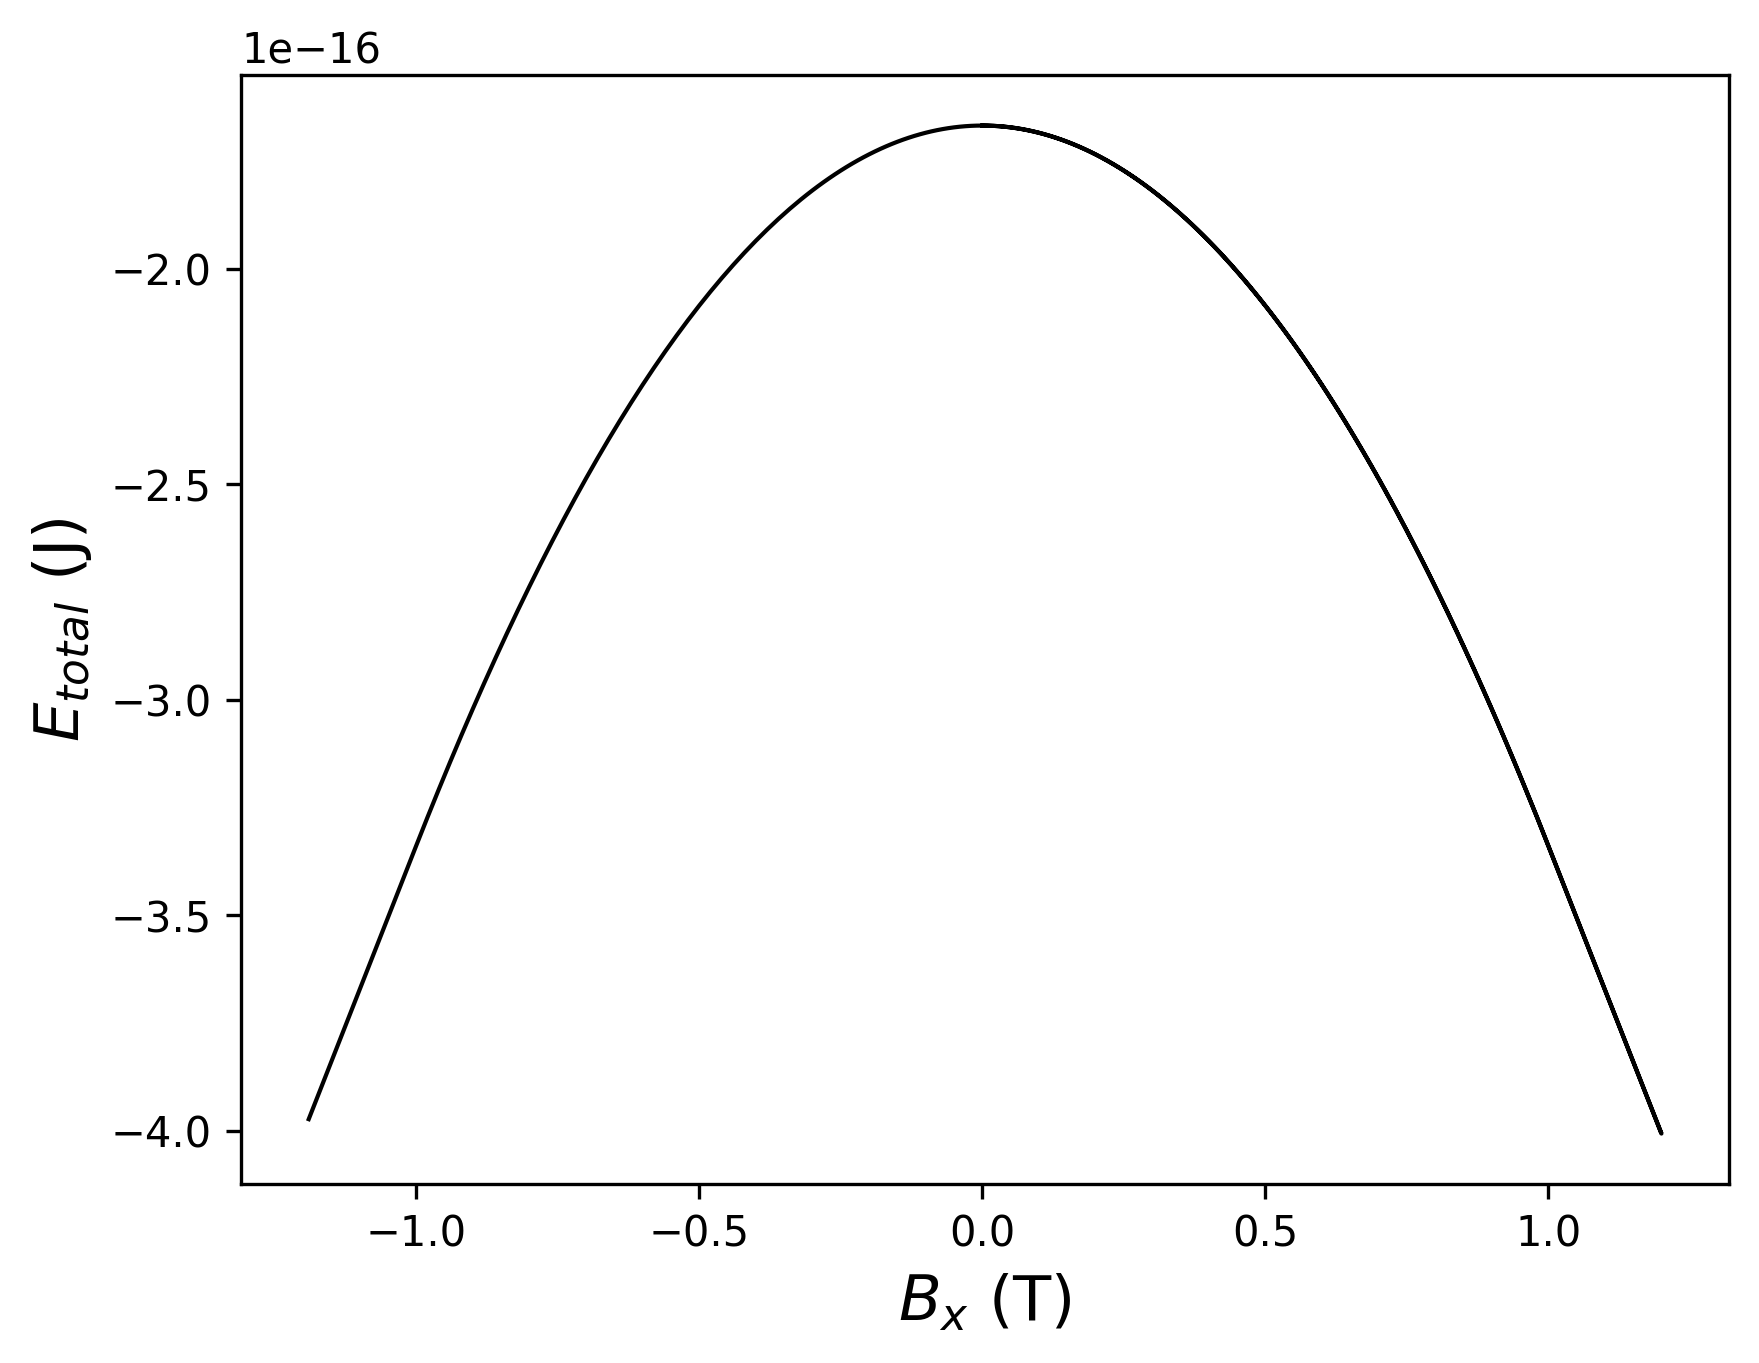

Write Python code to recreate this figure.
import numpy as np
import matplotlib.pyplot as plt


data = np.loadtxt("plot-123.txt", skiprows=1)

E_total = data[:, 7]

Bx = data[:, 4]

fig, ax = plt.subplots()

ax.plot(Bx, E_total, lw=1, color="black")

ax.set_xlabel("$B_x$ (T)", fontsize=15)
ax.set_ylabel(R"$E_{total}$ (J)", fontsize=15)

plt.savefig("plot-1.png", dpi=300, bbox_inches="tight")
plt.close()
